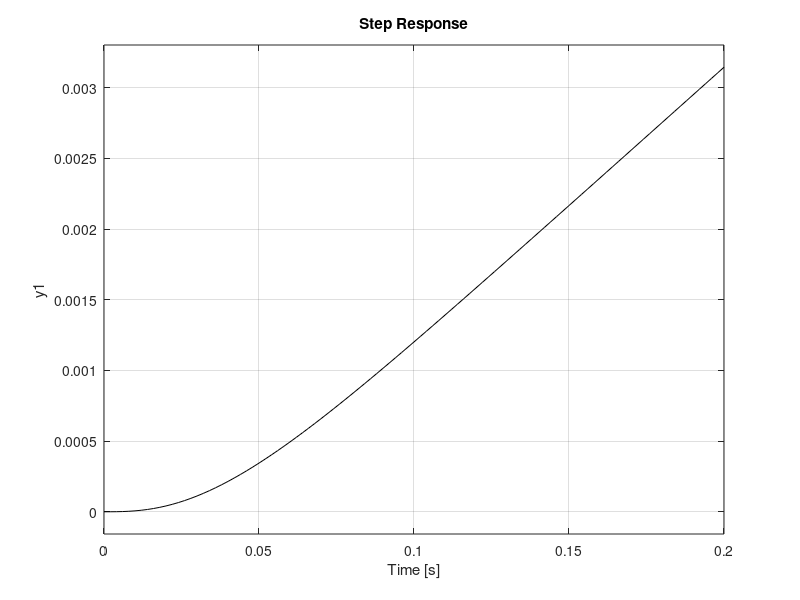
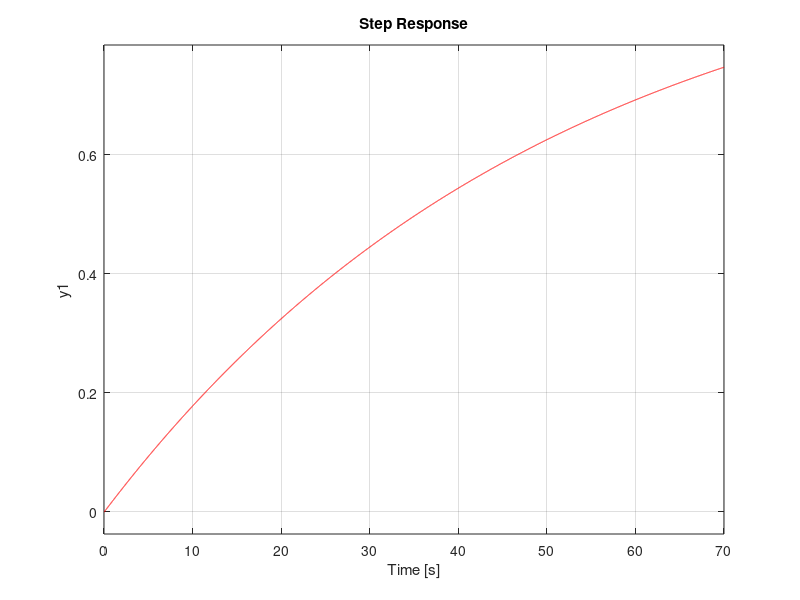
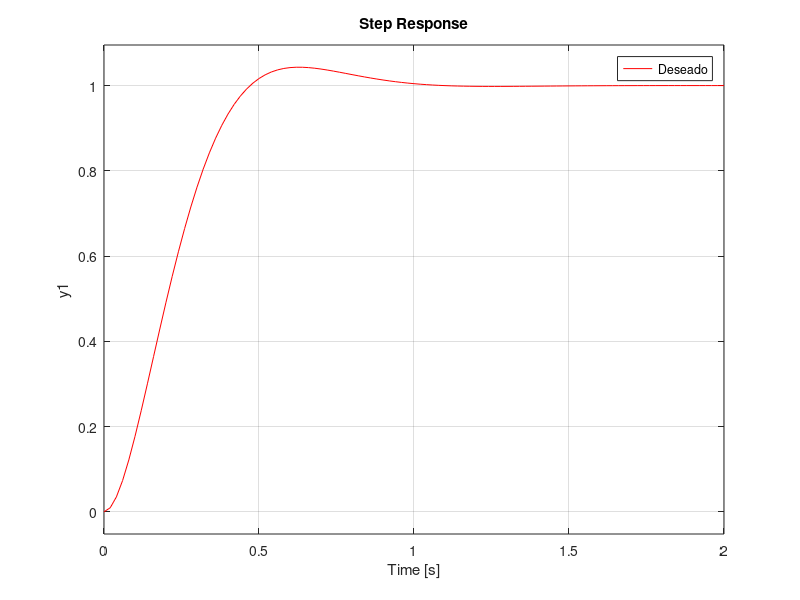
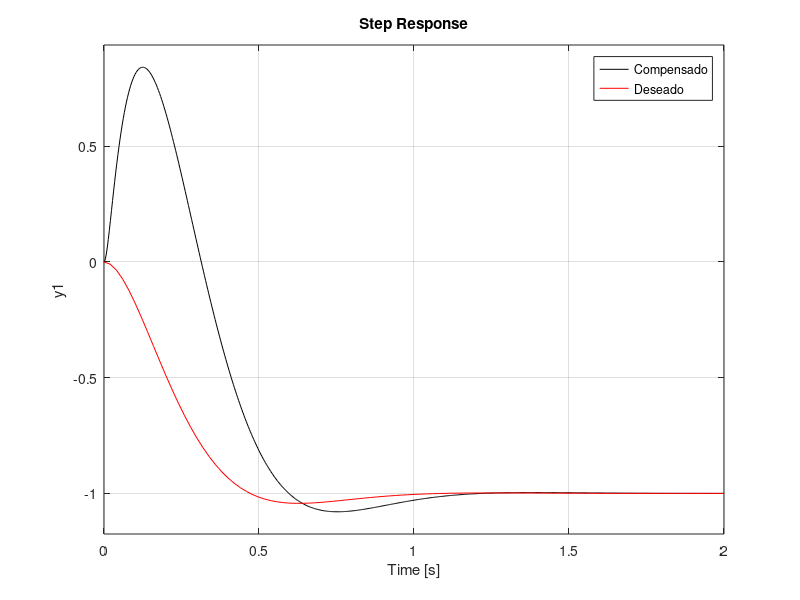

Reproduce these figures in MATLAB, in order.
clc
close all
clear

%proceso
den = conv([1 50 0],[1 51]);
g=tf(50,den);
step(g,'k')
g_cl=feedback(g,1);
figure
step(g_cl,'r')
%deseado
pol_d=conv([1 5-5j],[1 5+5j]);
g_d=tf(pol_d(3),pol_d);
figure
step(g_d,'r')
legend('Deseado')
[P Z]=pzmap(g_d)

pol_a=conv(pol_d,[1 101-10]);
%--------controlador----
Kp=4550/50;
Td=(960-2550)/(50*Kp);
gc=tf([Kp*Td Kp],1);


%------------
sis_ol=gc*g;
sis_cl= feedback(sis_ol,1);
figure
step(-sis_cl,'k')
hold on
step(-g_d,'r')
legend('Compensado','Deseado')

figure
pzmap(sis_cl)

%-----------lugar geometrico---
figure
rlocus(g)
figure
rlocus(sis_ol)
